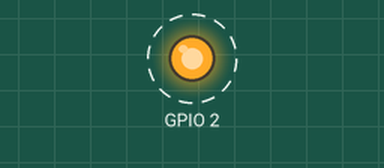
The sketch below on a simulated ESP32. Parts: output pins drawn as LEDs (lit = HIGH). Dashed ring = blinking.

Above: at 0.2 s.
Timing chart, 0 to 3.0 s (numbered marks = the images above):
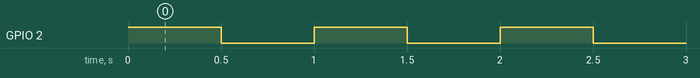

The sketch:

blinky_esp32.ino
```cpp
#include "WiFi.h"


void setup() {
  pinMode(2, OUTPUT);
}

void loop() {
  digitalWrite(2, HIGH);
  delay(500);
  digitalWrite(2, LOW);
  delay(500);
}
```

Measured:
- by itself, GPIO 2: alternates HIGH for 0.50 s and LOW for 0.50 s
